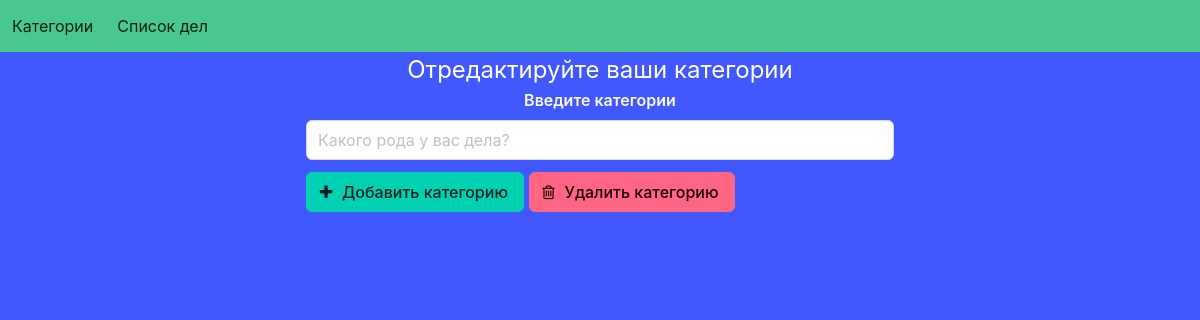
Page /category/ on the earlier database version.
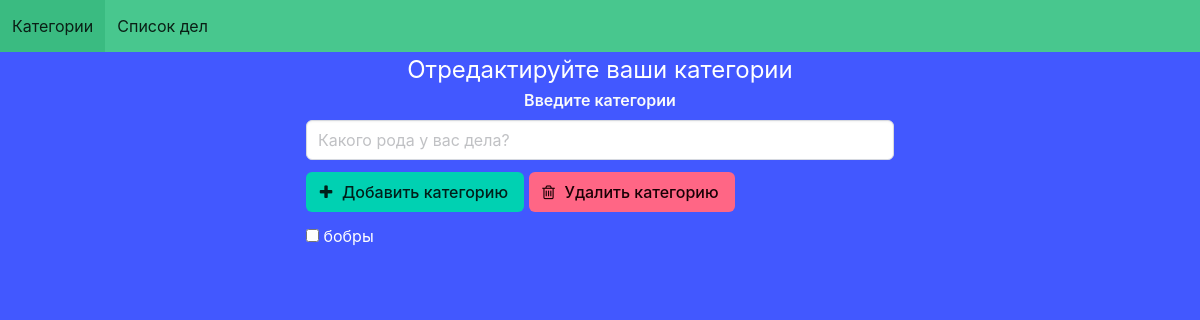
Same page on the later database version.
### todolist/models.py (models this page shows, shortened)
class Category(models.Model):
    name = models.CharField(max_length=100, unique=True)
    class Meta:
        verbose_name = 'Category'
        verbose_name_plural = 'Categories'

### todolist/views.py (the view)
# urls.py: path('category/', category, name="category")
def category(request):
    categories = Category.objects.all()
    if 'Add' in request.POST:
        name = request.POST['name']
        category = Category(name=name)
        category.save()
        return redirect('/category')
    if 'Delete' in request.POST:
        check = request.POST.getlist('check')
        for i in range(len(check)):
            categ = Category.objects.filter(id=int(check[i]))
            categ.delete()
    return render(request, 'category.html', {'categories': categories})

### templates/category.html (shortened to what this page needs)
{% extends 'base.html' %}
{% block content %}
<div class="columns has-background-link has-text-white is-centered" style="min-height: 101vh;">
    <div class="column is-half">
        <h1 class="is-size-4 has-text-centered">Отредактируйте ваши категории</h1>
        <form action="" method="post">
            <div class="field has-text-centered">
                <label for="description" class="label has-text-white-bis">Введите категории</label>
                <div class="control">
                    <input type="text" id="description" class="input" placeholder="Какого рода у вас дела?" name="name" required>
                </div>
            </div>
            <div class="field">
                <button class="button is-primary" name="Add" type="submit">
                    <span class="icon is-small">
                        <i class="fa fa-plus"></i>
                    </span>
                    <span>Добавить категорию</span>
                </button>
                <button class="button is-danger" name="Delete" formnovalidate="" type="submit">
                    <span class="icon is-small">
                        <i class="fa fa-trash-o"></i>
                    </span>
                    <span>Удалить категорию</span>
                </button>
            </div>
            <div class="list is-hoverable">
                {% for category in categories %}
                    <div class="list-item">
                        <label class="checkbox">
                            <input type="checkbox" class="checkbox" name="check" value="{{ category.id }}">
                            <span class="complete-">{{ category.name }}</span>
                        </label>
                    </div>
                {% endfor %}
            </div>
        </form>
    </div>
</div>
{% endblock %}

### templates/base.html (shortened to what this page needs)
<!DOCTYPE html>
{% load static %}
<html lang="ru">
<head>
    <link rel="stylesheet" href="{% static 'bulma/css/bulma.min.css' %}">
    <link rel="stylesheet" href="https://stackpath.bootstrapcdn.com/font-awesome/4.7.0/css/font-awesome.min.css">
</head>
<body>
    <div django-app="TaskManages">
        <nav class="navbar is-success" role="navigation" aria-label="main navigation">
            <div class="navbar-menu">
                <div class="navbar-start">
                    <a href="../category" class="navbar-item">Категории</a>
                    <a href="../todo" class="navbar-item">Список дел</a>
                </div>
            </div>
        </nav>
        {% block content %}
        {% endblock %}
    </div>
</body>
</html>

Differences in the rows shown:
added Category: name "бобры"
